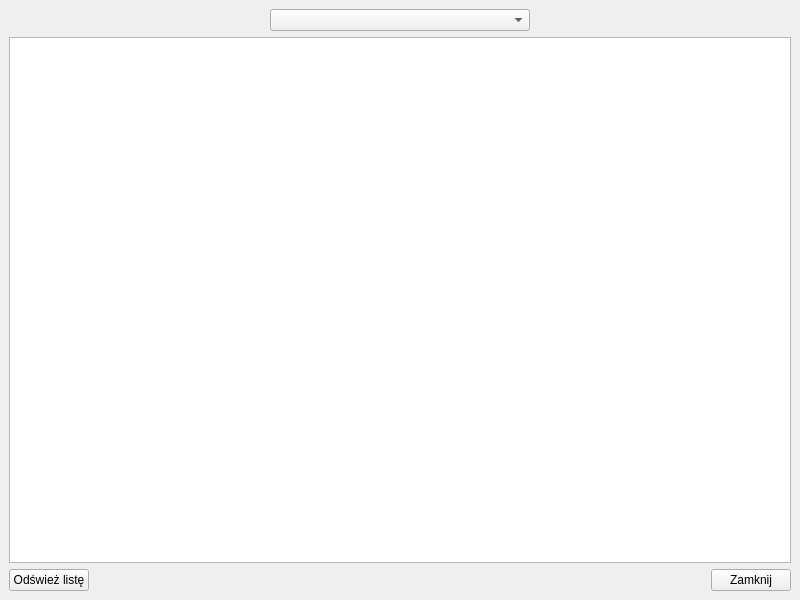
<?xml version="1.0" encoding="UTF-8"?>
<ui version="4.0">
 <class>MainWindow_Data_Preview</class>
 <widget class="QMainWindow" name="MainWindow_Data_Preview">
  <property name="windowModality">
   <enum>Qt::WindowModal</enum>
  </property>
  <property name="geometry">
   <rect>
    <x>0</x>
    <y>0</y>
    <width>800</width>
    <height>600</height>
   </rect>
  </property>
  <property name="windowTitle">
   <string>Podgląd danych</string>
  </property>
  <widget class="QWidget" name="centralwidget">
   <layout class="QVBoxLayout" name="verticalLayout">
    <item>
     <layout class="QHBoxLayout" name="horizontalLayout">
      <item>
       <spacer name="horizontalSpacer">
        <property name="orientation">
         <enum>Qt::Horizontal</enum>
        </property>
        <property name="sizeHint" stdset="0">
         <size>
          <width>40</width>
          <height>20</height>
         </size>
        </property>
       </spacer>
      </item>
      <item>
       <widget class="QComboBox" name="comboBox_Select_Data">
        <property name="sizePolicy">
         <sizepolicy hsizetype="MinimumExpanding" vsizetype="Fixed">
          <horstretch>0</horstretch>
          <verstretch>0</verstretch>
         </sizepolicy>
        </property>
        <property name="placeholderText">
         <string>Wybierz zbiór danych do wyświetlenia</string>
        </property>
       </widget>
      </item>
      <item>
       <spacer name="horizontalSpacer_2">
        <property name="orientation">
         <enum>Qt::Horizontal</enum>
        </property>
        <property name="sizeHint" stdset="0">
         <size>
          <width>40</width>
          <height>20</height>
         </size>
        </property>
       </spacer>
      </item>
     </layout>
    </item>
    <item>
     <widget class="QTableView" name="tableView_Data_Frame">
      <property name="alternatingRowColors">
       <bool>false</bool>
      </property>
     </widget>
    </item>
    <item>
     <layout class="QHBoxLayout" name="horizontalLayout_2">
      <item>
       <widget class="QPushButton" name="pushButton_Refresh">
        <property name="text">
         <string>Odśwież listę</string>
        </property>
       </widget>
      </item>
      <item>
       <spacer name="horizontalSpacer_3">
        <property name="orientation">
         <enum>Qt::Horizontal</enum>
        </property>
        <property name="sizeHint" stdset="0">
         <size>
          <width>40</width>
          <height>20</height>
         </size>
        </property>
       </spacer>
      </item>
      <item>
       <widget class="QPushButton" name="pushButton_Close">
        <property name="text">
         <string>Zamknij</string>
        </property>
       </widget>
      </item>
     </layout>
    </item>
   </layout>
  </widget>
 </widget>
 <resources/>
 <connections>
  <connection>
   <sender>pushButton_Close</sender>
   <signal>clicked()</signal>
   <receiver>MainWindow_Data_Preview</receiver>
   <slot>close()</slot>
   <hints>
    <hint type="sourcelabel">
     <x>752</x>
     <y>577</y>
    </hint>
    <hint type="destinationlabel">
     <x>399</x>
     <y>299</y>
    </hint>
   </hints>
  </connection>
 </connections>
</ui>
